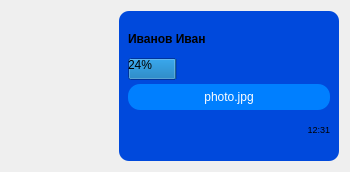
<?xml version="1.0" encoding="UTF-8"?>
<ui version="4.0">
 <class>TFormFileMessage</class>
 <widget class="QWidget" name="TFormFileMessage">
  <property name="geometry">
   <rect>
    <x>0</x>
    <y>0</y>
    <width>350</width>
    <height>172</height>
   </rect>
  </property>
  <property name="minimumSize">
   <size>
    <width>350</width>
    <height>0</height>
   </size>
  </property>
  <property name="maximumSize">
   <size>
    <width>350</width>
    <height>16777215</height>
   </size>
  </property>
  <property name="windowTitle">
   <string>Form</string>
  </property>
  <layout class="QHBoxLayout" name="horizontalLayout">
   <item>
    <spacer name="horizontalSpacer">
     <property name="orientation">
      <enum>Qt::Horizontal</enum>
     </property>
     <property name="sizeHint" stdset="0">
      <size>
       <width>40</width>
       <height>20</height>
      </size>
     </property>
    </spacer>
   </item>
   <item>
    <widget class="QWidget" name="widget" native="true">
     <property name="minimumSize">
      <size>
       <width>220</width>
       <height>0</height>
      </size>
     </property>
     <property name="maximumSize">
      <size>
       <width>220</width>
       <height>16777215</height>
      </size>
     </property>
     <property name="styleSheet">
      <string notr="true">background-color: rgb(0, 73, 220);
border-radius: 10px;</string>
     </property>
     <layout class="QVBoxLayout" name="verticalLayout">
      <property name="spacing">
       <number>0</number>
      </property>
      <item>
       <widget class="QLabel" name="labelLogin">
        <property name="minimumSize">
         <size>
          <width>0</width>
          <height>30</height>
         </size>
        </property>
        <property name="maximumSize">
         <size>
          <width>16777215</width>
          <height>30</height>
         </size>
        </property>
        <property name="font">
         <font>
          <bold>true</bold>
         </font>
        </property>
        <property name="text">
         <string>Иванов Иван</string>
        </property>
       </widget>
      </item>
      <item>
       <widget class="QProgressBar" name="progressBar">
        <property name="styleSheet">
         <string notr="true">    
QProgressBar {
                    border: 2px solid #007fff;
                    border-radius: 10px;
                    background-color: white;
					background-color: rgb(0, 170, 255);
    				color: white;
					text-align: center;
                   }
QProgressBar::chunk {
                    width: 20px;
					background-color: #007fff;
    				color: white;
					text-align: center;
                   };</string>
        </property>
        <property name="value">
         <number>24</number>
        </property>
       </widget>
      </item>
      <item>
       <widget class="QPushButton" name="pushButton">
        <property name="styleSheet">
         <string notr="true">QPushButton {
    border: none;
    border-radius: 12px; /* радиус скругления */
    padding: 6px 12px; /* отступ текста от края кнопки */
    background-color: #007fff;
    color: white;
}

QPushButton:hover {
    background-color: #006acc;
}

QPushButton:pressed {
    background-color: #0058a0;
}</string>
        </property>
        <property name="text">
         <string>photo.jpg</string>
        </property>
       </widget>
      </item>
      <item>
       <widget class="QLabel" name="labelTime">
        <property name="sizePolicy">
         <sizepolicy hsizetype="Preferred" vsizetype="Minimum">
          <horstretch>0</horstretch>
          <verstretch>0</verstretch>
         </sizepolicy>
        </property>
        <property name="maximumSize">
         <size>
          <width>16777215</width>
          <height>30</height>
         </size>
        </property>
        <property name="font">
         <font>
          <pointsize>7</pointsize>
         </font>
        </property>
        <property name="text">
         <string>12:31</string>
        </property>
        <property name="alignment">
         <set>Qt::AlignRight|Qt::AlignTrailing|Qt::AlignVCenter</set>
        </property>
        <property name="margin">
         <number>8</number>
        </property>
       </widget>
      </item>
     </layout>
    </widget>
   </item>
  </layout>
 </widget>
 <resources/>
 <connections/>
</ui>
